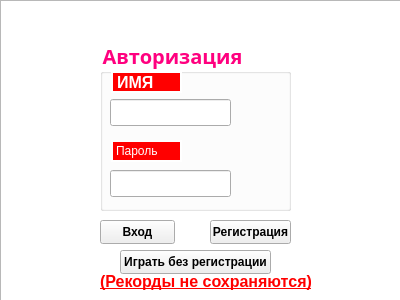
<?xml version="1.0" encoding="UTF-8"?>
<ui version="4.0">
 <class>registr</class>
 <widget class="QDialog" name="registr">
  <property name="geometry">
   <rect>
    <x>0</x>
    <y>0</y>
    <width>400</width>
    <height>300</height>
   </rect>
  </property>
  <property name="windowTitle">
   <string>Register</string>
  </property>
  <property name="windowIcon">
   <iconset resource="recources.qrc">
    <normaloff>:/images/icon.ico</normaloff>:/images/icon.ico</iconset>
  </property>
  <widget class="QGroupBox" name="groupBox">
   <property name="geometry">
    <rect>
     <x>100</x>
     <y>40</y>
     <width>191</width>
     <height>171</height>
    </rect>
   </property>
   <property name="font">
    <font>
     <family>Script MT Bold</family>
     <pointsize>15</pointsize>
     <italic>false</italic>
     <bold>true</bold>
    </font>
   </property>
   <property name="styleSheet">
    <string notr="true">
color: rgb(255, 0, 127);
font: 700 15pt &quot;Script MT Bold&quot;;</string>
   </property>
   <property name="title">
    <string>Авторизация</string>
   </property>
   <widget class="QLabel" name="name">
    <property name="geometry">
     <rect>
      <x>11</x>
      <y>31</y>
      <width>71</width>
      <height>22</height>
     </rect>
    </property>
    <property name="font">
     <font>
      <family>Segoe UI</family>
      <pointsize>12</pointsize>
      <italic>false</italic>
      <bold>true</bold>
     </font>
    </property>
    <property name="styleSheet">
     <string notr="true">font: 700 12pt &quot;Segoe UI&quot;;
background-color: rgb(255, 0, 0);
border: 2px solid #fff; 
color: #fff;</string>
    </property>
    <property name="text">
     <string>ИМЯ</string>
    </property>
   </widget>
   <widget class="QLineEdit" name="lineEdit">
    <property name="geometry">
     <rect>
      <x>10</x>
      <y>59</y>
      <width>121</width>
      <height>27</height>
     </rect>
    </property>
   </widget>
   <widget class="QLabel" name="pass">
    <property name="geometry">
     <rect>
      <x>11</x>
      <y>100</y>
      <width>71</width>
      <height>22</height>
     </rect>
    </property>
    <property name="styleSheet">
     <string notr="true">font: 700 12pt &quot;Segoe UI&quot;;
background-color: rgb(255, 0, 0);
border: 2px solid #fff; 
color: #fff;</string>
    </property>
    <property name="text">
     <string>Пароль</string>
    </property>
   </widget>
   <widget class="QLineEdit" name="lineEdit_2">
    <property name="geometry">
     <rect>
      <x>10</x>
      <y>130</y>
      <width>121</width>
      <height>27</height>
     </rect>
    </property>
   </widget>
  </widget>
  <widget class="QLabel" name="label_3">
   <property name="geometry">
    <rect>
     <x>100</x>
     <y>271</y>
     <width>211</width>
     <height>21</height>
    </rect>
   </property>
   <property name="font">
    <font>
     <family>Segoe UI</family>
     <pointsize>12</pointsize>
     <italic>false</italic>
     <bold>true</bold>
     <underline>true</underline>
    </font>
   </property>
   <property name="styleSheet">
    <string notr="true">color: rgb(255, 0, 0);
font: 700 12pt &quot;Segoe UI&quot;;
text-decoration: underline;
</string>
   </property>
   <property name="text">
    <string>(Рекорды не сохраняются)</string>
   </property>
  </widget>
  <widget class="QPushButton" name="back">
   <property name="geometry">
    <rect>
     <x>20</x>
     <y>20</y>
     <width>71</width>
     <height>61</height>
    </rect>
   </property>
   <property name="styleSheet">
    <string notr="true">background-image: url(:/images/arrow-right.png);
background-repeat: no-repeat;
border: 0;
</string>
   </property>
   <property name="text">
    <string/>
   </property>
  </widget>
  <widget class="QPushButton" name="play">
   <property name="geometry">
    <rect>
     <x>100</x>
     <y>220</y>
     <width>75</width>
     <height>24</height>
    </rect>
   </property>
   <property name="font">
    <font>
     <bold>true</bold>
    </font>
   </property>
   <property name="text">
    <string>Вход</string>
   </property>
  </widget>
  <widget class="QPushButton" name="reg">
   <property name="geometry">
    <rect>
     <x>210</x>
     <y>220</y>
     <width>81</width>
     <height>24</height>
    </rect>
   </property>
   <property name="font">
    <font>
     <bold>true</bold>
    </font>
   </property>
   <property name="text">
    <string>Регистрация</string>
   </property>
  </widget>
  <widget class="QPushButton" name="playNoReg">
   <property name="geometry">
    <rect>
     <x>120</x>
     <y>250</y>
     <width>151</width>
     <height>24</height>
    </rect>
   </property>
   <property name="font">
    <font>
     <bold>true</bold>
    </font>
   </property>
   <property name="text">
    <string>Играть без регистрации</string>
   </property>
  </widget>
  <widget class="QGraphicsView" name="graphicsView">
   <property name="geometry">
    <rect>
     <x>0</x>
     <y>0</y>
     <width>411</width>
     <height>371</height>
    </rect>
   </property>
   <property name="styleSheet">
    <string notr="true">background-image: url(:/images/regmenu.png);</string>
   </property>
  </widget>
  <zorder>graphicsView</zorder>
  <zorder>groupBox</zorder>
  <zorder>label_3</zorder>
  <zorder>back</zorder>
  <zorder>play</zorder>
  <zorder>reg</zorder>
  <zorder>playNoReg</zorder>
 </widget>
 <resources>
  <include location="recources.qrc"/>
 </resources>
 <connections/>
</ui>
